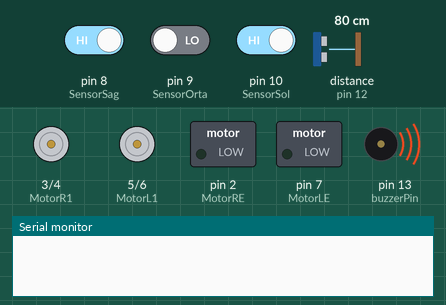
Simulated run of this sketch. Board: Arduino Uno, built with avr-gcc and run on an emulated ATmega328P. On the bench: motor-driver pin pairs drawn as motors (green arrow = first pin HIGH = forward, orange = second pin HIGH = backward, longer = more drive), switched loads named in the sketch (green lamp = pin HIGH), buzzer (waves = sounding, pin HIGH), the last lines printed to the serial monitor. Inputs (shaded band) come from the test bench; at power-on: distance to the obstacle (sensor on pin 12) 80 cm, pin 8 (SensorSag) HIGH, pin 9 (SensorOrta) LOW, pin 10 (SensorSol) HIGH. The echo pulse lasts 58.3 µs per cm; pins used as bus, display or sensor lines are not drawn.

Above: at 0.1 s.
At 5.8 s:
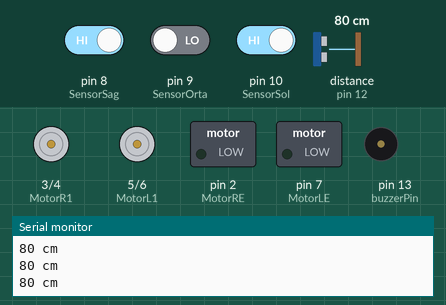
5.9 s: distance to the obstacle (sensor on pin 12) set to 16 cm
7.4 s: distance to the obstacle (sensor on pin 12) set to 12 cm
At 7.9 s:
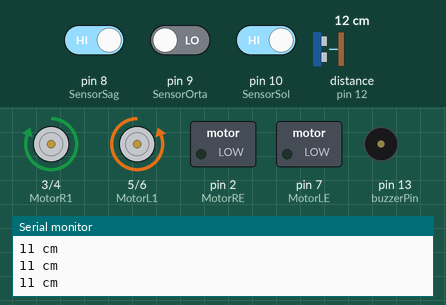
8.9 s: pin 8 (SensorSag) driven LOW
Timing chart, 0 to 11.9 s (numbered marks = the images above; inputs shaded):
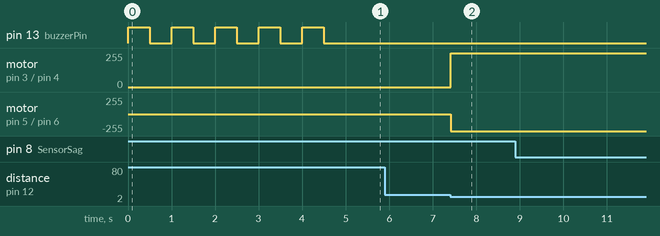

The sketch:

hasanarduino.ino
```cpp
#define SensorSol 10
#define SensorOrta 9
#define SensorSag 8

#define MotorR1 3
#define MotorR2 4
#define MotorRE 2

#define MotorL1 5
#define MotorL2 6
#define MotorLE 7

#define buzzerPin 13
int mesafe;
unsigned long sure;
int trigPin = 11;
int echoPin = 12;


void setup() {
  pinMode(buzzerPin,OUTPUT);
  pinMode(SensorSol, INPUT);
  pinMode(SensorOrta, INPUT);
  pinMode(SensorSag, INPUT);
  pinMode(MotorR1, OUTPUT); // Sensör ve Motorların Giriş-Çıkış bilgilerini belirtiyoruz.
  pinMode(MotorR2, OUTPUT);

  pinMode(MotorL1, OUTPUT);
  pinMode(MotorL2, OUTPUT);
  pinMode(trigPin, OUTPUT);
  pinMode(echoPin,INPUT);
  Serial.begin(9600);

  // başladı bluetooth


}

int x = 0;

void loop() {


  for(x ; x<5 ; x++){
    digitalWrite(buzzerPin,HIGH);
    delay(500);
    digitalWrite(buzzerPin,LOW);
    delay(500);
  }
digitalWrite(trigPin, LOW);
delayMicroseconds(2);
digitalWrite(trigPin, HIGH);
delayMicroseconds(10);
digitalWrite(trigPin, LOW);
sure = pulseIn(echoPin, HIGH);
mesafe = (sure/2) / 29.1;
   if (mesafe > 200 || mesafe < 0){
   Serial.println("Menzil Disi");
   }
   else {
   Serial.print(mesafe);
   Serial.println(" cm");
   }
   if(mesafe < 15){
   dur();
   }
delay(1);
//bt
//


  if(digitalRead(SensorSol) == LOW &&digitalRead(SensorOrta)==HIGH&& digitalRead(SensorSag) == LOW){
    ileri();
  }

  if(digitalRead(SensorSol) == LOW &&digitalRead(SensorOrta)==LOW&&  digitalRead(SensorSag) == HIGH){
   sag();
  }

  if(digitalRead(SensorSol) == HIGH &&digitalRead(SensorOrta)==LOW&& digitalRead(SensorSag) == LOW){  // Sol sensör çizgiyi gördüğünde robot sola dönsün.
   sol();
  }


}


void ileri(){  // Robotun ileri yönde hareketi için fonksiyon tanımlıyoruz.

  digitalWrite(MotorR1, HIGH); // Sağ motorun ileri hareketi aktif
  digitalWrite(MotorR2, LOW);
  analogWrite(MotorRE, 90);

  digitalWrite(MotorL1, LOW); // Sol motorun ileri hareketi aktif
  digitalWrite(MotorL2, HIGH);
  analogWrite(MotorLE, 90);


}


void sag(){ // Robotun sağa dönme hareketi için fonksiyon tanımlıyoruz.

  digitalWrite(MotorR1, HIGH); // Sağ motorun ileri hareketi aktif
  digitalWrite(MotorR2, LOW);
  analogWrite(MotorRE, 0);

  digitalWrite(MotorL1, LOW); // Sol motorun ileri hareketi aktif
  digitalWrite(MotorL2, HIGH);
  analogWrite(MotorLE, 75);


}

void sol(){

  digitalWrite(MotorR1, HIGH); // Sağ motorun ileri hareketi aktif
  digitalWrite(MotorR2, LOW);
  analogWrite(MotorRE, 75);

  digitalWrite(MotorL1, LOW); // Sol motorun ileri hareketi aktif
  digitalWrite(MotorL2, HIGH);
  analogWrite(MotorLE, 0);

}

void dur(){

  digitalWrite(MotorR1, HIGH);
  digitalWrite(MotorR2, LOW);
  digitalWrite(MotorRE, LOW);

  digitalWrite(MotorL1, LOW);
  digitalWrite(MotorL2, HIGH);
  digitalWrite(MotorLE, LOW);

}
```

Measured:
- the behaviour switches between 15 and 14 cm on distance to the obstacle (sensor on pin 12) (found by bisection; images 1 and 2)
- after the input at 7.4 s, motor on pin 3 (MotorR1) / pin 4 (MotorR2): stopped → forward 255/255 at once; motor on pin 5 (MotorL1) / pin 6 (MotorL2): stopped → backward 255/255 at once
- by itself, pin 13 (buzzerPin): alternates HIGH for 0.50 s and LOW for 0.50 s, 10 changes in all, then stays LOW
